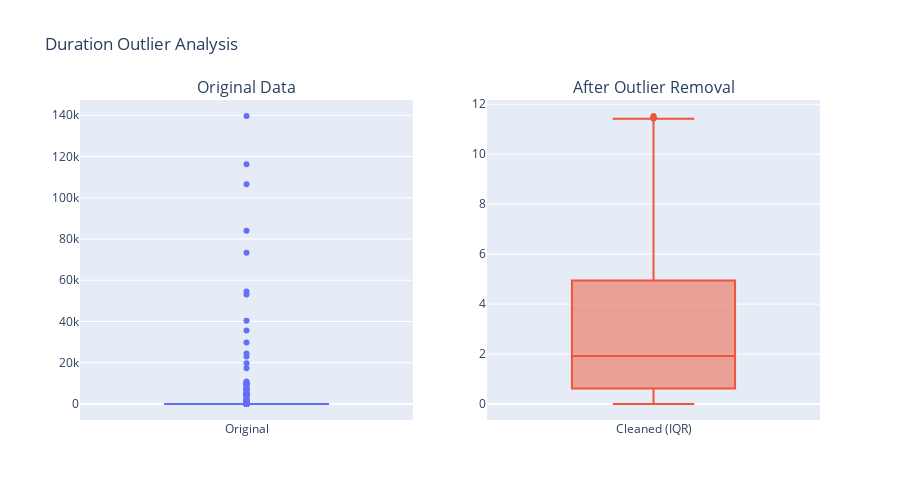

The cell this chart's notebook holds for it:
### Markdown cell above
### Proposed Metric 1: Average session duration per day
* **Definition:** Calculate at the conversation (uuid) session level the duration in minutes and calculate the average for each day. To improve the quality of the metric, outlier detection (IQR) method is applied.
* **Goal:** The goal of the metric is to measure product engagement and measure usage in a meaningful way. In this case, we are correlating product usage by conversation duration with Tavus replica. Also, if the goal is to optimize the conversations to hit a particular time limit or duration, this metric will capture this trend.

### Code cell
# SQL query
sql_query_4 = """
SELECT 
	t1.created_at::date as session_date,
	t1.uuid,
	ROUND(EXTRACT(EPOCH FROM (t1.updated_at - t1.created_at)) / 60, 2) AS duration_minutes
FROM conversation t1
	 JOIN (SELECT id FROM users WHERE role = 'developer') t2
		ON t1.owner_id = t2.id
"""

# Load data
df4 = pd.read_sql(sql_query_4, engine)

# Outlier detection (IQR method)
Q1 = df4['duration_minutes'].quantile(0.25)
Q3 = df4['duration_minutes'].quantile(0.75)
IQR = Q3 - Q1
lower_bound = Q1 - 1.5 * IQR
upper_bound = Q3 + 1.5 * IQR

# Remove outliers using IQR method
df_clean = df4[(df4['duration_minutes'] >= lower_bound) & (df4['duration_minutes'] <= upper_bound)]

# Visual new data
fig = make_subplots(rows=1, cols=2, subplot_titles=['Original Data', 'After Outlier Removal'])
fig.add_trace(go.Box(y=df4['duration_minutes'], name='Original', showlegend=False), row=1, col=1)
fig.add_trace(go.Box(y=df_clean['duration_minutes'], name='Cleaned (IQR)', showlegend=False), row=1, col=2)
fig.update_layout(title_text="Duration Outlier Analysis", height=500)
fig.show()

### Figure 1 — Plotly figure (JSON) as saved in the notebook; plotly's stock layout.template omitted (floating-point values rounded to 4 significant figures; data arrays with more than 128 entries replaced by an {"elided": "..."} marker saying what was removed)
{"data": [{"name": "Original", "showlegend": false, "type": "box", "xaxis": "x", "y": {"elided": "6521 float values"}, "yaxis": "y"}, {"name": "Cleaned (IQR)", "showlegend": false, "type": "box", "xaxis": "x2", "y": {"elided": "6264 float values"}, "yaxis": "y2"}], "layout": {"annotations": [{"font": {"size": 16}, "showarrow": false, "text": "Original Data", "x": 0.225, "xanchor": "center", "xref": "paper", "y": 1, "yanchor": "bottom", "yref": "paper"}, {"font": {"size": 16}, "showarrow": false, "text": "After Outlier Removal", "x": 0.775, "xanchor": "center", "xref": "paper", "y": 1, "yanchor": "bottom", "yref": "paper"}], "height": 500, "title": {"text": "Duration Outlier Analysis"}, "xaxis": {"anchor": "y", "domain": [0, 0.45]}, "xaxis2": {"anchor": "y2", "domain": [0.55, 1]}, "yaxis": {"anchor": "x", "domain": [0, 1]}, "yaxis2": {"anchor": "x2", "domain": [0, 1]}}}
